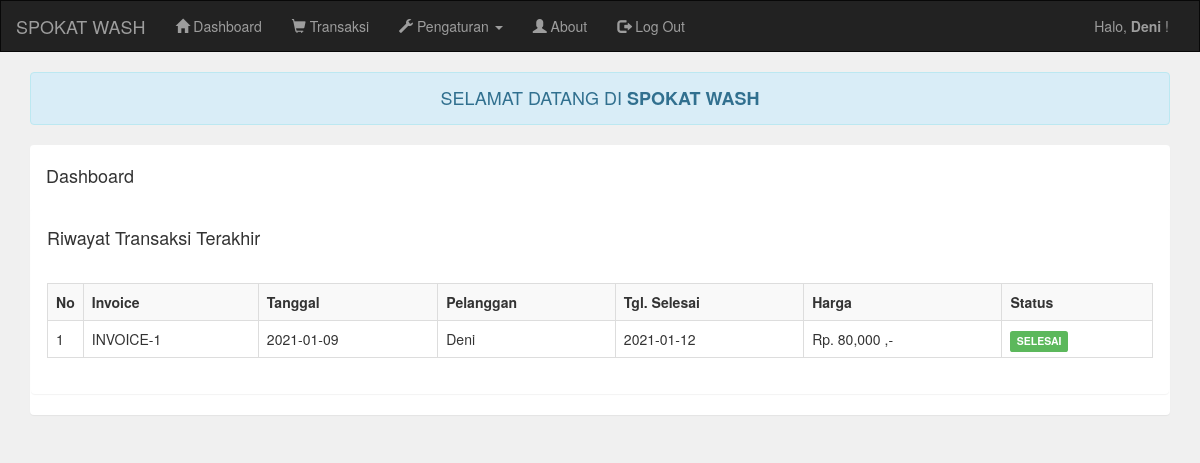
/index.php (signed in), run on the app's committed database.
### tables this page shows
CREATE TABLE `transaksi` (
  `transaksi_id` int(11) NOT NULL,
  `id_layanan` int(11) NOT NULL,
  `transaksi_pelanggan` int(11) NOT NULL,
  `transaksi_jml_sepatu` int(11) NOT NULL,
  `transaksi_harga` int(11) NOT NULL,
  `transaksi_status` int(11) NOT NULL,
  `transaksi_tgl` date NOT NULL,
  `transaksi_tgl_selesai` date DEFAULT NULL
);

CREATE TABLE `pelanggan` (
  `pelanggan_id` int(11) NOT NULL,
  `pelanggan_nama` varchar(255) NOT NULL,
  `pelanggan_hp` varchar(255) NOT NULL,
  `pelanggan_alamat` text NOT NULL,
  `pelanggan_password` varchar(255) NOT NULL
);

### index.php (the view)
<?php include 'header.php'; ?>
<?php
include 'koneksi.php';
?>
<div class="container">
    <div class="alert alert-info text-center">
        <h4 style="margin-bottom: 0px">SELAMAT DATANG DI <b>SPOKAT WASH </b></h4>
    </div>
    <div class="panel">
        <div class="panel-heading">
            <h4>Dashboard</h4>
        </div>
    <div class="panel">
        <div class="panel-heading">
            <h4>Riwayat Transaksi Terakhir</h4>
        </div>
        <div class="panel-body">
            <table class="table table-bordered table-striped">
                <tr>
                    <th width="1%">No</th>
                    <th>Invoice</th>
                    <th>Tanggal</th>
                    <th>Pelanggan</th>
                    <th>Tgl. Selesai</th>
                    <th>Harga</th>
                    <th>Status</th>
                </tr>
                <?php
                $data = mysqli_query($koneksi,"select pelanggan.*,transaksi.* from transaksi INNER JOIN pelanggan ON transaksi.transaksi_pelanggan=Pelanggan.pelanggan_id where pelanggan_id ='$pelanggan_id' order by transaksi_id desc limit 7 ");
                $no = 1;
                while($d=mysqli_fetch_array($data)){
                    ?>
                    <tr>
                        <td><?php echo $no++; ?></td>
                        <td>INVOICE-<?php echo $d['transaksi_id']; ?></td>
                        <td><?php echo $d['transaksi_tgl']; ?></td>
                        <td><?php echo $d['pelanggan_nama']; ?></td>
                        <td><?php echo $d['transaksi_tgl_selesai']; ?></td>
                        <td><?php echo "Rp. ".number_format($d['transaksi_harga']) ." ,-"; ?></td>
                        <td>
                            <?php
                            if($d['transaksi_status']=="0"){
                                echo "<div class='label label-warning'>PROSES</div>";
                            }else if($d['transaksi_status']=="1"){
                                echo "<div class='label label-info'>DICUCI</div>";
                            }else if($d['transaksi_status']=="2"){
                                echo "<div class='label label-success'>SELESAI</div>";
                            }
                            ?>
                        </td>
                    </tr>
                    <?php
                }
                ?>
            </table>
        </div>
    </div>
</div>
<?php include 'footer.php'; ?>

### data on the page
transaksi: transaksi_id "1", transaksi_tgl "2021-01-09", pelanggan.pelanggan_nama "Deni", transaksi_tgl_selesai "2021-01-12", transaksi_harga "80,000", transaksi_status "SELESAI"

### other printed values
$_SESSION['pelanggan_nama'] "Deni"
